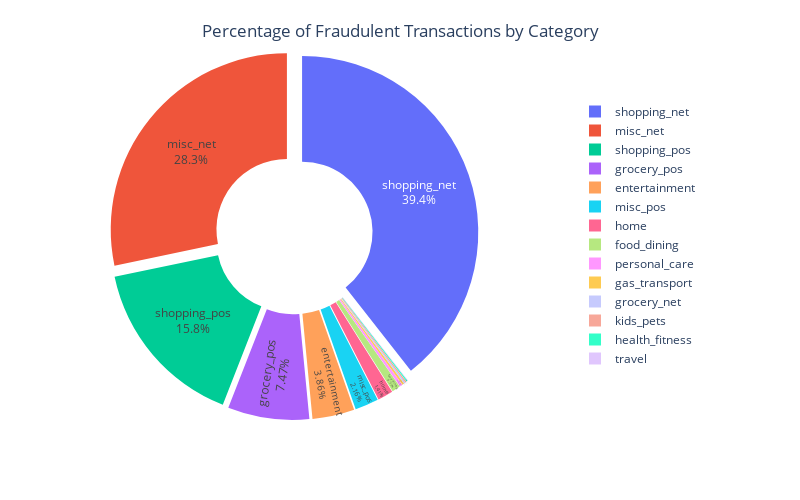

Write notebook code for a chart like this one.
### Code cell
# Filter for fraudulent transactions
fraud_data = df2[df2['is_fraud'] == 1]

# Group the data by 'category' and sum the 'amt' for each category
fraud_by_category = fraud_data.groupby('category')['amt'].sum().reset_index()

# Calculate the total amount for each category (including non-fraudulent transactions)
total_by_category = df2.groupby('category')['amt'].sum().reset_index()

# Merge both dataframes to calculate the percentage of fraud for each category
fraud_percentage_by_category = pd.merge(fraud_by_category, total_by_category, on='category', suffixes=('_fraud', '_total'))

# Calculate the percentage of fraudulent transactions for each category
fraud_percentage_by_category['fraud_percentage'] = (fraud_percentage_by_category['amt_fraud'] / fraud_percentage_by_category['amt_total']) * 100

# Create a pie chart using plotly for the percentage of fraudulent transactions by category
fig = px.pie(
    fraud_percentage_by_category, 
    values='fraud_percentage', 
    names='category', 
    title="Percentage of Fraudulent Transactions by Category",
    height=500, width=800, hole=0.40
)

# Break out slices with a border and update the hover template
fig.update_traces(
    pull=[0.05 for _ in fraud_percentage_by_category['category']],  # Slightly pull out each slice
    textposition='inside', 
    textinfo='percent+label',
    hovertemplate='Category: %{label}<br>Fraud Percentage: %{value:.1f}%'  # Show percentage on hover
)

# Match the layout and style to Cell 1
fig.update_layout(
    title={
        'text': "Percentage of Fraudulent Transactions by Category",
        'y':0.95,  # Position the title closer to the top
        'x':0.5,   # Center the title horizontally
        'xanchor': 'center',
        'yanchor': 'top'
    },
    legend=dict(
        orientation="v",  # Keep the legend vertical
        yanchor="middle",  # Align the legend to the middle vertically
        y=0.5,  # Vertical center of the legend relative to the chart
        xanchor="left",  # Align the legend to the right of the chart
        x=0.7  # Position slightly to the right of the pie chart
    ),
    margin=dict(t=50, l=50, r=0),  # Adjust margins to match Cell 1
    showlegend=True  # Ensure the legend is displayed
)

# Adjust pie chart size by limiting the domain to avoid growth (optional step)
fig.update_traces(domain=dict(x=[0.0, 0.65]))

# Display the pie chart
fig.show()

### Figure 1 — Plotly figure (JSON) as saved in the notebook; plotly's stock layout.template omitted (floating-point values rounded to 4 significant figures)
{"data": [{"domain": {"x": [0, 0.65], "y": [0, 1]}, "hole": 0.4, "hovertemplate": "Category: %{label}<br>Fraud Percentage: %{value:.1f}%", "labels": ["entertainment", "food_dining", "gas_transport", "grocery_net", "grocery_pos", "health_fitness", "home", "kids_pets", "misc_net", "misc_pos", "personal_care", "shopping_net", "shopping_pos", "travel"], "legendgroup": "", "name": "", "pull": [0.05, 0.05, 0.05, 0.05, 0.05, 0.05, 0.05, 0.05, 0.05, 0.05, 0.05, 0.05, 0.05, 0.05], "showlegend": true, "textinfo": "percent+label", "textposition": "inside", "type": "pie", "values": [1.944, 0.3881, 0.09093, 0.06681, 3.76, 0.05788, 0.7105, 0.06659, 14.25, 1.089, 0.1323, 19.85, 7.942, 0.02328]}], "layout": {"height": 500, "legend": {"orientation": "v", "tracegroupgap": 0, "x": 0.7, "xanchor": "left", "y": 0.5, "yanchor": "middle"}, "margin": {"l": 50, "r": 0, "t": 50}, "showlegend": true, "title": {"text": "Percentage of Fraudulent Transactions by Category", "x": 0.5, "xanchor": "center", "y": 0.95, "yanchor": "top"}, "width": 800}}
